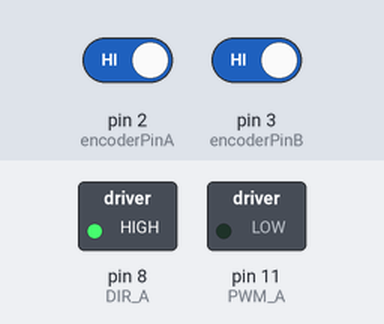
Recording of a sketch running on a simulated Arduino Uno, built with avr-gcc and run on an emulated ATmega328P. On the bench: switched loads named in the sketch (green lamp = pin HIGH). The test bench sets the inputs (shaded band); at power-on: pin 2 (encoderPinA) HIGH, pin 3 (encoderPinB) HIGH. What the sketch prints to the serial monitor is not drawn.

Above: at 0.1 s.
Timing chart, 0 to 1.6 s (numbered marks = the images above):
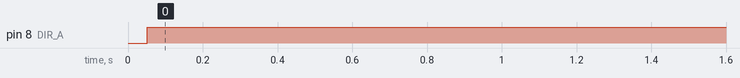

The sketch:

CONTROLLER_EQ.ino
```cpp
  #define encoder0PinA 7
  #define encoder0PinB 4

  #include "Timer.h"

  // INITIALIZATIONS

  //timer
  Timer t;

  //PARAMETERS
  //Controller sample time
  double T_sample = 50;
  // Discrete A matrix
  double a11 = 1;
  double a12 = 0.0336;
  double a21 = 0;
  double a22 = 0.4246;

  // Discrete B matrix
  double b1 = 0.0024;
  double b2 = 0.0826;

  //Observer states
  double L_1 = 0.7246;
  double L_2 = 0.0915;

  // Controller's gains
  double k1 = 101.6638;
  double k2 = 5.8702;

  // Position Eq in meters
  double x_eq = 0.3;

  //Encoder
  enum PinAssignments {
  encoderPinA = 2,
  encoderPinB = 3,
  };
  volatile int encoderPos = 0;
  int lastReportedPos = 1;
  boolean A_set = false;
  boolean B_set = false;
  // encoder clicks to position constant
  double K_encoder = 2.2749*0.00001;

  //Motor
  int PWM_A   = 11;
  int DIR_A   = 8;

  //General

  //Data trasnfer rate
  int Tplot = 50;
  // index for saving the observer output
  int index =1;
  //Total elapsed time
  double T_tot = 0;
  // Experiment Time
  int T_exp = 15000;


  //Motor Command

  //Motor computed duty cycle
  int Duty_cycle;
  //Initial controller's value
  double u =0;

  //Observer initial states
  double x_old_1 = 0.0;
  double x_new_1 = 0.0;
  double x_old_2 = 0;
  double x_new_2 = 0;


  void setup() {

  //Encoder

  pinMode(encoderPinA, INPUT);
  pinMode(encoderPinB, INPUT);
  digitalWrite(encoderPinA, HIGH);  // turn on pullup resistor
  digitalWrite(encoderPinB, HIGH);  // turn on pullup resistor
  attachInterrupt(0, doEncoderA, CHANGE);
  attachInterrupt(1, doEncoderB, CHANGE);


  Serial.begin (9600);

 // Motor pins
  pinMode(PWM_A, OUTPUT);
  pinMode(DIR_A, OUTPUT);

  // clock setup

  TCCR1A = _BV(COM1A1) | _BV(WGM21) | _BV(WGM20);
  TCCR1B = _BV(CS10);
  OCR1A = 0;// up to 1024 PIN 9


  // Perform takeReading every T_sample ms
  t.every(T_sample,takeReading);
  // Perform Plot every Tplot ms
  t.every(Tplot,Plot);
  // Perform doAfter after T_exp ms
  t.after(T_exp, doAfter);

}


  void loop(){
  // Update the direction of motor based on the sign of Duty_cycle

  if (Duty_cycle>0){

    digitalWrite(DIR_A,HIGH);
    OCR1A = Duty_cycle;

  }

  if (Duty_cycle<=0){

    digitalWrite(DIR_A,LOW);
    OCR1A = -Duty_cycle ;

  }

  // Update timer
  t.update();
  }


  // control input computation
  void takeReading(){

  // Total Time update
  T_tot = T_tot+T_sample/1000;

  // CONTROLLER
 // u = 10;
  u = -k1*(x_old_1 - x_eq) - k2*x_old_2;

  // OBSERVER
  x_new_1 = a11*x_old_1 + a12*x_old_2 + b1*u - L_1*x_old_1 + L_1*encoderPos*K_encoder;
  x_new_2 = a21*x_old_1 + a22*x_old_2 + b2*u - L_2*x_old_1 + L_2*encoderPos*K_encoder;


  // Control input to motor's duty cycle
  Duty_cycle = round(u/11.75*1024);

  index++;

  if (Duty_cycle>512){
      Duty_cycle=512;
   }

  if (Duty_cycle<-512){
  Duty_cycle=-512;
  }

  // Update old states of the observer
  x_old_1 = x_new_1;
  x_old_2 = x_new_2;

  }


  void doAfter(){
  // Send the observer states to the computer
  OCR1A = 0;

  delay(6000000);
  }


  void Plot(){
  Serial.println(encoderPos);
  Serial.println(x_new_1*1000);

Serial.println(x_new_2*1000);
  }

  // Interrupt on A changing state
  void doEncoderA(){
  // Test transition
  A_set = digitalRead(encoderPinA) == HIGH;
  // and adjust counter + if A leads B
  encoderPos += (A_set != B_set) ? +1 : -1;
  }

  // Interrupt on B changing state
  void doEncoderB(){
  // Test transition
  B_set = digitalRead(encoderPinB) == HIGH;
  // and adjust counter + if B follows A
  encoderPos += (A_set == B_set) ? +1 : -1;
  }
```

Event.cpp
```cpp
// (licence header left out)
/*  * * * * * * * * * * * * * * * * * * * * * * * * * * *
 Code by Simon Monk
 http://www.simonmonk.org
* * * * * * * * * * * * * * * * * * * * * * * * * * * * */

// For Arduino 1.0 and earlier
#if defined(ARDUINO) && ARDUINO >= 100
#include "Arduino.h"
#else
#include "WProgram.h"
#endif

#include "Event.h"

Event::Event(void)
{
	eventType = EVENT_NONE;
}

void Event::update(void)
{
    unsigned long now = millis();
    update(now);
}

void Event::update(unsigned long now)
{
	if (now - lastEventTime >= period)
	{
		switch (eventType)
		{
			case EVENT_EVERY:
				(*callback)();
				break;

			case EVENT_OSCILLATE:
				pinState = ! pinState;
				digitalWrite(pin, pinState);
				break;
		}
		lastEventTime = now;
		count++;
	}
	if (repeatCount > -1 && count >= repeatCount)
	{
		eventType = EVENT_NONE;
	}
}
```

Event.h
```cpp
// (licence header left out)
/*  * * * * * * * * * * * * * * * * * * * * * * * * * * *
 Code by Simon Monk
 http://www.simonmonk.org
* * * * * * * * * * * * * * * * * * * * * * * * * * * * */

#ifndef Event_h
#define Event_h

#include <inttypes.h>

#define EVENT_NONE 0
#define EVENT_EVERY 1
#define EVENT_OSCILLATE 2

class Event
{

public:
  Event(void);
  void update(void);
  void update(unsigned long now);
  int8_t eventType;
  unsigned long period;
  int repeatCount;
  uint8_t pin;
  uint8_t pinState;
  void (*callback)(void);
  unsigned long lastEventTime;
  int count;
};

#endif
```

Timer.cpp
```cpp
// (licence header left out)
/*  * * * * * * * * * * * * * * * * * * * * * * * * * * *
 Code by Simon Monk
 http://www.simonmonk.org
* * * * * * * * * * * * * * * * * * * * * * * * * * * * */

// For Arduino 1.0 and earlier
#if defined(ARDUINO) && ARDUINO >= 100
#include "Arduino.h"
#else
#include "WProgram.h"
#endif

#include "Timer.h"

Timer::Timer(void)
{
}

int8_t Timer::every(unsigned long period, void (*callback)(), int repeatCount)
{
	int8_t i = findFreeEventIndex();
	if (i == -1) return -1;

	_events[i].eventType = EVENT_EVERY;
	_events[i].period = period;
	_events[i].repeatCount = repeatCount;
	_events[i].callback = callback;
	_events[i].lastEventTime = millis();
	_events[i].count = 0;
	return i;
}

int8_t Timer::every(unsigned long period, void (*callback)())
{
	return every(period, callback, -1); // - means forever
}

int8_t Timer::after(unsigned long period, void (*callback)())
{
	return every(period, callback, 1);
}

int8_t Timer::oscillate(uint8_t pin, unsigned long period, uint8_t startingValue, int repeatCount)
{
	int8_t i = findFreeEventIndex();
	if (i == NO_TIMER_AVAILABLE) return NO_TIMER_AVAILABLE;

	_events[i].eventType = EVENT_OSCILLATE;
	_events[i].pin = pin;
	_events[i].period = period;
	_events[i].pinState = startingValue;
	digitalWrite(pin, startingValue);
	_events[i].repeatCount = repeatCount * 2; // full cycles not transitions
	_events[i].lastEventTime = millis();
	_events[i].count = 0;
	return i;
}

int8_t Timer::oscillate(uint8_t pin, unsigned long period, uint8_t startingValue)
{
	return oscillate(pin, period, startingValue, -1); // forever
}

/**
 * This method will generate a pulse of !startingValue, occuring period after the
 * call of this method and lasting for period. The Pin will be left in !startingValue.
 */
int8_t Timer::pulse(uint8_t pin, unsigned long period, uint8_t startingValue)
{
	return oscillate(pin, period, startingValue, 1); // once
}

/**
 * This method will generate a pulse of startingValue, starting immediately and of
 * length period. The pin will be left in the !startingValue state
 */
int8_t Timer::pulseImmediate(uint8_t pin, unsigned long period, uint8_t pulseValue)
{
	int8_t id(oscillate(pin, period, pulseValue, 1));
	// now fix the repeat count
	if (id >= 0 && id < MAX_NUMBER_OF_EVENTS) {
		_events[id].repeatCount = 1;
	}
	return id;
}


void Timer::stop(int8_t id)
{
	if (id >= 0 && id < MAX_NUMBER_OF_EVENTS) {
		_events[id].eventType = EVENT_NONE;
	}
}

void Timer::update(void)
{
	unsigned long now = millis();
	update(now);
}

void Timer::update(unsigned long now)
{
	for (int8_t i = 0; i < MAX_NUMBER_OF_EVENTS; i++)
	{
		if (_events[i].eventType != EVENT_NONE)
		{
			_events[i].update(now);
		}
	}
}
int8_t Timer::findFreeEventIndex(void)
{
	for (int8_t i = 0; i < MAX_NUMBER_OF_EVENTS; i++)
	{
		if (_events[i].eventType == EVENT_NONE)
		{
			return i;
		}
	}
	return NO_TIMER_AVAILABLE;
}
```

Timer.h
```cpp
// (licence header left out)
/*  * * * * * * * * * * * * * * * * * * * * * * * * * * *
 Code by Simon Monk
 http://www.simonmonk.org
* * * * * * * * * * * * * * * * * * * * * * * * * * * * */

#ifndef Timer_h
#define Timer_h

#include <inttypes.h>
#include "Event.h"

#define MAX_NUMBER_OF_EVENTS (10)

#define TIMER_NOT_AN_EVENT (-2)
#define NO_TIMER_AVAILABLE (-1)

class Timer
{

public:
  Timer(void);

  int8_t every(unsigned long period, void (*callback)(void));
  int8_t every(unsigned long period, void (*callback)(void), int repeatCount);
  int8_t after(unsigned long duration, void (*callback)(void));
  int8_t oscillate(uint8_t pin, unsigned long period, uint8_t startingValue);
  int8_t oscillate(uint8_t pin, unsigned long period, uint8_t startingValue, int repeatCount);

  /**
   * This method will generate a pulse of !startingValue, occuring period after the
   * call of this method and lasting for period. The Pin will be left in !startingValue.
   */
  int8_t pulse(uint8_t pin, unsigned long period, uint8_t startingValue);

  /**
   * This method will generate a pulse of pulseValue, starting immediately and of
   * length period. The pin will be left in the !pulseValue state
   */
  int8_t pulseImmediate(uint8_t pin, unsigned long period, uint8_t pulseValue);
  void stop(int8_t id);
  void update(void);
  void update(unsigned long now);

protected:
  Event _events[MAX_NUMBER_OF_EVENTS];
  int8_t findFreeEventIndex(void);

};

#endif
```

Measured:
- by itself, pin 8 (DIR_A): LOW → HIGH at 0.05 s
